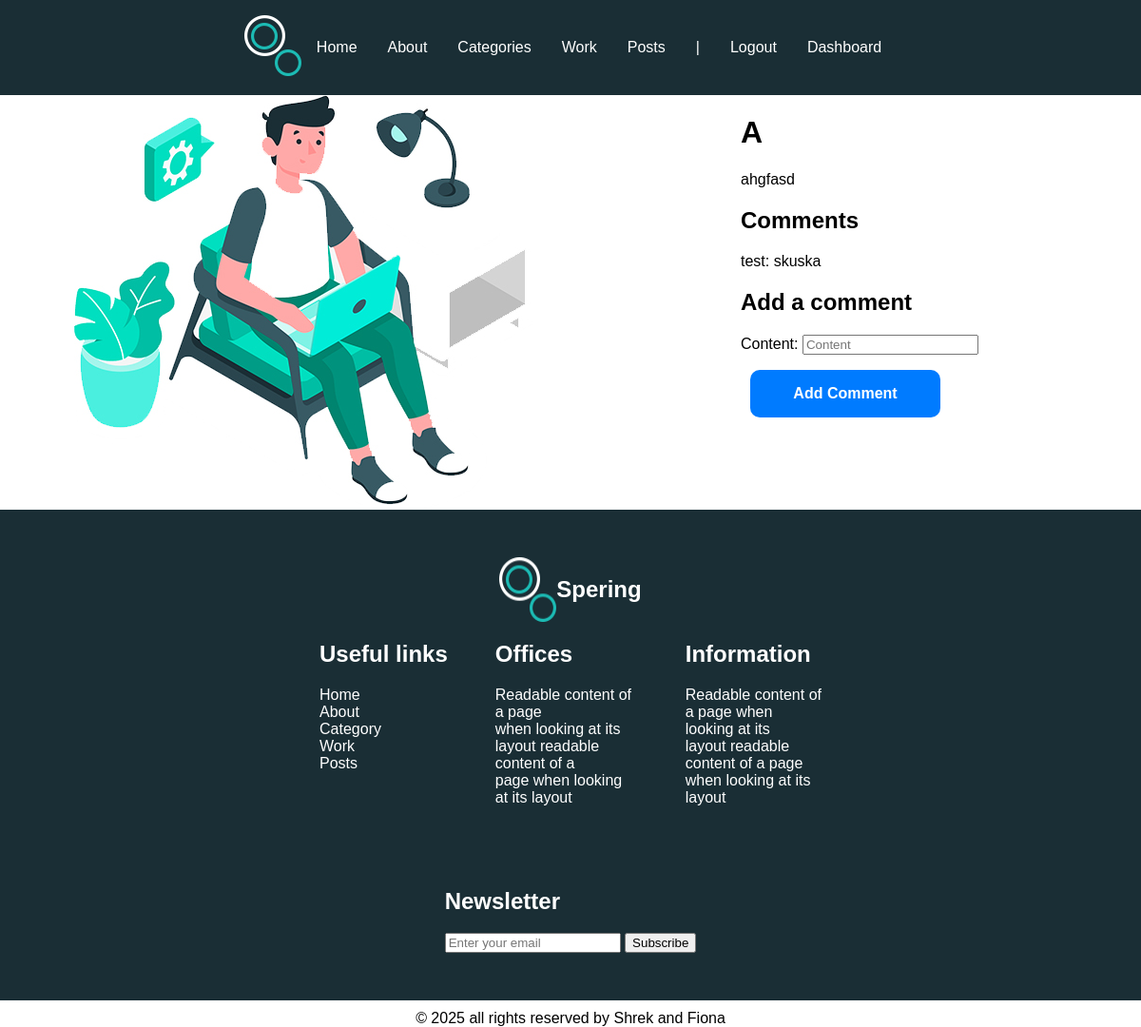
Page /post/20/ (signed in) on the earlier database version.
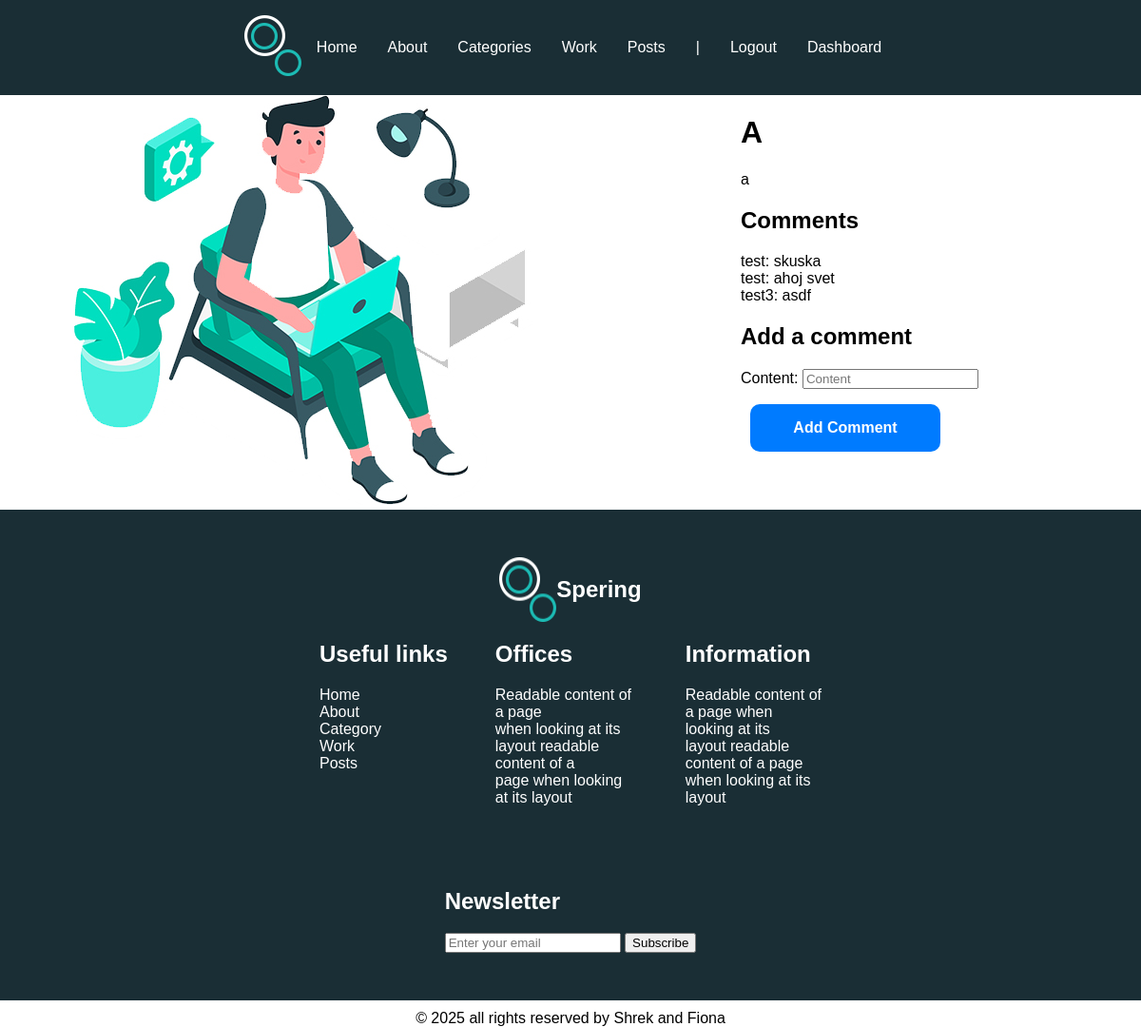
Same page on the later database version.
### myApp/models.py (models this page shows, shortened)
class Post(models.Model):
    title = models.CharField(max_length=50)
    author_name = models.ForeignKey(User, on_delete=models.CASCADE)
    content = models.TextField(null=False, blank = False)
    created_at = models.DateTimeField(auto_now_add=True)
    update = models.DateTimeField(auto_now=True)
    genres = models.ManyToManyField(Genre)

class Comment(models.Model):
    post = models.ForeignKey(Post, related_name='comments', on_delete=models.CASCADE)
    content = models.TextField(null=False)
    author_name = models.ForeignKey(User, on_delete=models.CASCADE)
    created_at = models.DateTimeField(auto_now=True)

### myApp/views.py (the view)
# urls.py: path('post/<int:post_id>/', views.post_detail, name='post_detail'),
@login_required
def post_detail(request, post_id):
    post = get_object_or_404(Post, id=post_id)
    comments = Comment.objects.filter(post=post)
    if request.method == 'POST':
        form = CommentForm(request.POST)
        if form.is_valid():
            comment = form.save(commit=False)
            comment.post = post
            comment.author_name = request.user
            comment.save()
            return redirect('post_detail', post_id=post.id)
    else:
        form = CommentForm()
    return render(request, 'myApp/post_detail.html', {'post': post, 'form': form, 'comments': comments})

### myApp/forms.py
class CommentForm(forms.ModelForm):
    class Meta:
        model = Comment
        fields = ['content']
        widgets = {
            'content': forms.TextInput(attrs={'class': 'form-control',
                                              'style': 'max-width: 500px;',
                                              'placeholder': 'Content'}),
        }

### myApp/context_processors.py (called while the page is built)
def genres_processor(request):
    return {'genres': Genre.objects.all()}

### myApp/templates/myApp/post_detail.html (shortened to what this page needs)
{% load static %}
<!DOCTYPE html>
<html lang="en">
<head>
    <link rel="stylesheet" href="{% static 'style.css' %}">
</head>
<body>
<div class="grid-layout container">
    {% include 'myApp/header.html' %}
    <div class="sidebar">
        <img src="{% static 'images/experience-img.jpg' %}" class="image indexImage" alt="">
    </div>
    <div class="main">
        <div class="mainText">
            <h1>{{ post.title }}</h1>
            <p>{{ post.content }}</p>
            <h2>Comments</h2>
            <ul>
                {% for comment in comments %}
                    <li>{{ comment.author_name }}: {{ comment.content }}</li>
                {% empty %}
                    <li>No comments yet.</li>
                {% endfor %}
            </ul>
            <h2>Add a comment</h2>
            <form method="post">
                {{ form.as_p }}
                <button type="submit" class="btn4">Add Comment</button>
            </form>
        </div>
    </div>
    {% include 'myApp/footer.html' %}
</div>
</body>
</html>

Differences in the rows shown:
changed Post: content "ahgfasd" → "a"
added Comment: author_name "test", content "ahoj svet"
added Comment: author_name "test3", content "asdf"
